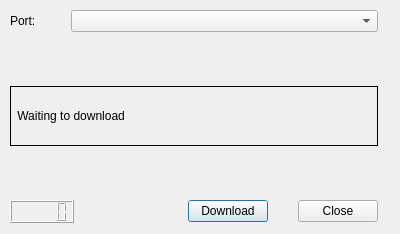
<?xml version="1.0" encoding="UTF-8"?>
<ui version="4.0">
 <class>DownloadDialog</class>
 <widget class="QDialog" name="DownloadDialog">
  <property name="geometry">
   <rect>
    <x>0</x>
    <y>0</y>
    <width>400</width>
    <height>234</height>
   </rect>
  </property>
  <property name="windowTitle">
   <string>Download</string>
  </property>
  <widget class="QWidget" name="">
   <property name="geometry">
    <rect>
     <x>10</x>
     <y>10</y>
     <width>368</width>
     <height>213</height>
    </rect>
   </property>
   <layout class="QVBoxLayout" name="verticalLayout">
    <item>
     <layout class="QHBoxLayout" name="horizontalLayout">
      <item>
       <widget class="QLabel" name="label">
        <property name="maximumSize">
         <size>
          <width>55</width>
          <height>16777215</height>
         </size>
        </property>
        <property name="text">
         <string>Port:</string>
        </property>
       </widget>
      </item>
      <item>
       <widget class="QComboBox" name="comboBox"/>
      </item>
     </layout>
    </item>
    <item>
     <spacer name="verticalSpacer_2">
      <property name="orientation">
       <enum>Qt::Vertical</enum>
      </property>
      <property name="sizeHint" stdset="0">
       <size>
        <width>20</width>
        <height>40</height>
       </size>
      </property>
     </spacer>
    </item>
    <item>
     <widget class="QLabel" name="labelStatus">
      <property name="minimumSize">
       <size>
        <width>0</width>
        <height>60</height>
       </size>
      </property>
      <property name="frameShape">
       <enum>QFrame::Panel</enum>
      </property>
      <property name="text">
       <string> Waiting to download</string>
      </property>
     </widget>
    </item>
    <item>
     <spacer name="verticalSpacer">
      <property name="orientation">
       <enum>Qt::Vertical</enum>
      </property>
      <property name="sizeHint" stdset="0">
       <size>
        <width>20</width>
        <height>40</height>
       </size>
      </property>
     </spacer>
    </item>
    <item>
     <layout class="QHBoxLayout" name="horizontalLayout_2">
      <item>
       <widget class="QLCDNumber" name="lcdNumber"/>
      </item>
      <item>
       <spacer name="horizontalSpacer_3">
        <property name="orientation">
         <enum>Qt::Horizontal</enum>
        </property>
        <property name="sizeHint" stdset="0">
         <size>
          <width>108</width>
          <height>20</height>
         </size>
        </property>
       </spacer>
      </item>
      <item>
       <widget class="QPushButton" name="downloadButton">
        <property name="text">
         <string>Download</string>
        </property>
       </widget>
      </item>
      <item>
       <spacer name="horizontalSpacer_2">
        <property name="orientation">
         <enum>Qt::Horizontal</enum>
        </property>
        <property name="sizeHint" stdset="0">
         <size>
          <width>12</width>
          <height>20</height>
         </size>
        </property>
       </spacer>
      </item>
      <item>
       <widget class="QPushButton" name="closeButton">
        <property name="text">
         <string>Close</string>
        </property>
       </widget>
      </item>
     </layout>
    </item>
   </layout>
  </widget>
 </widget>
 <tabstops>
  <tabstop>comboBox</tabstop>
  <tabstop>downloadButton</tabstop>
  <tabstop>closeButton</tabstop>
 </tabstops>
 <resources/>
 <connections/>
</ui>
